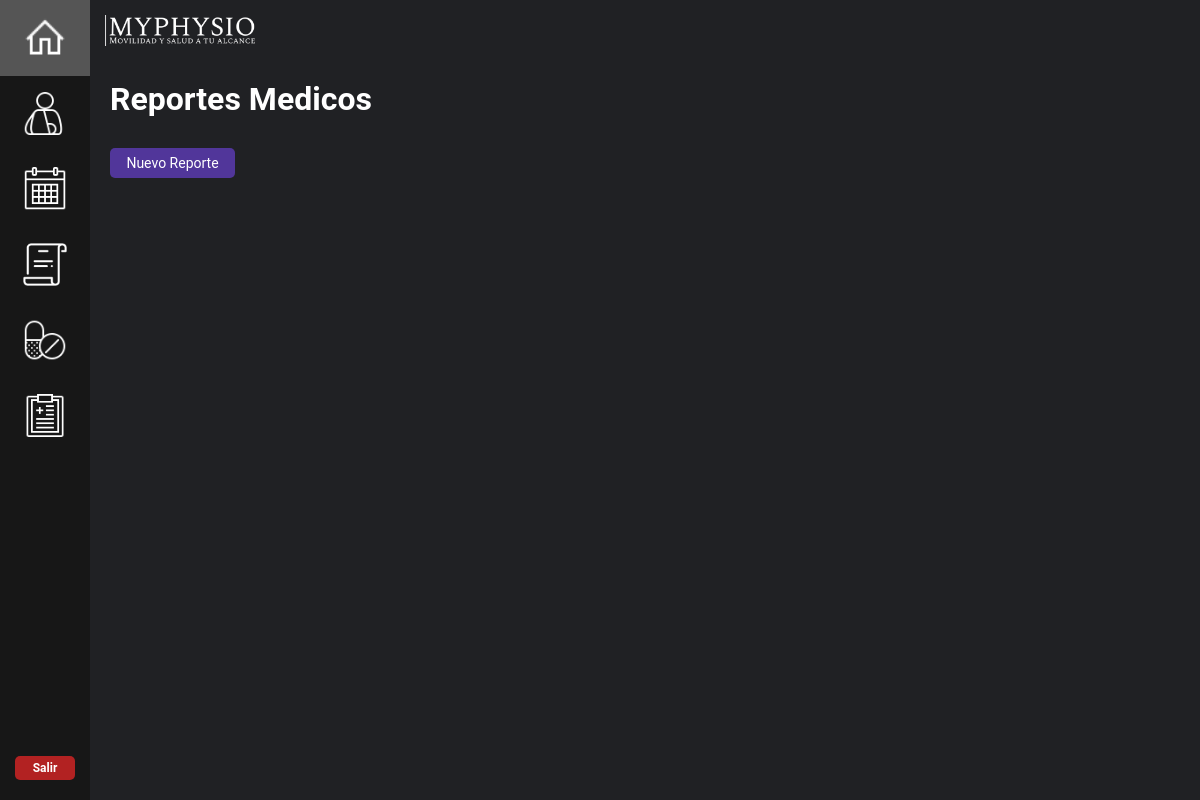
The app's page /reportemedico, older data.
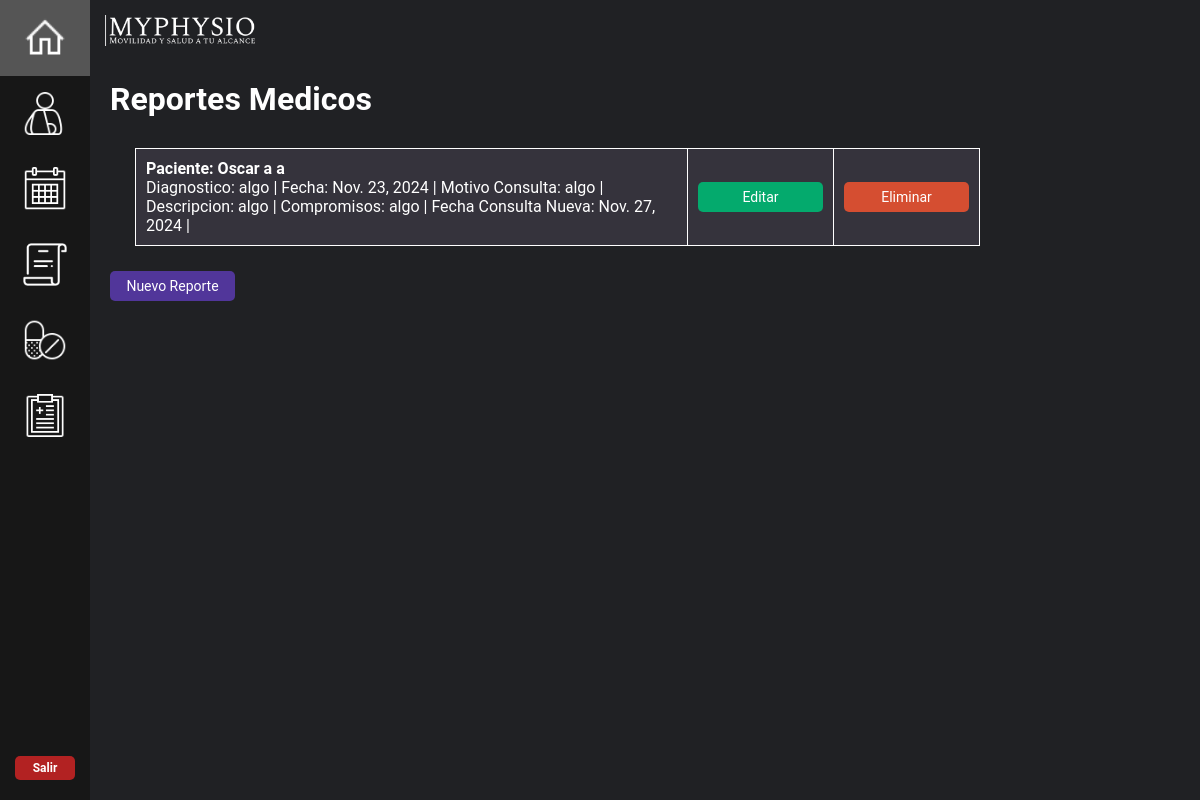
The same page, newer data.
### mainapp/models.py (models this page shows, shortened)
class Reporte(models.Model):
    paciente = models.ForeignKey(Paciente, on_delete=models.CASCADE, blank=False, null=False)
    diagnostico = models.CharField(max_length=255)
    fecha = models.DateField()
    motivoconsulta = models.CharField(max_length=255)
    descripcion = models.CharField(max_length=255)
    compromisos = models.CharField(max_length=255)
    fechasnconsulta = models.DateField()

class Paciente(models.Model):
    nombre = models.CharField(max_length=50)
    apellido_paterno = models.CharField(max_length=50)
    apellido_materno = models.CharField(max_length=50)
    edad = models.IntegerField()
    sexo = models.CharField(max_length=50, blank=True, null=True)
    direccion = models.CharField(max_length=50, blank=True, null=True)
    telefonoP = models.IntegerField(blank=True, null=True)
    emailP = models.EmailField(blank=True, null=True)
    sintomas = models.CharField(max_length=50, blank=True, null=True)
    frecuencia_dolor = models.CharField(max_length=50, blank=True, null=True)
    act_causante = models.CharField(max_length=50, blank=True, null=True)
    descripcion_dolor = models.CharField(max_length=50, blank=True, null=True)
    intensidad_dolor = models.CharField(max_length=50, blank=True, null=True)
    tratamiento = models.CharField(max_length=50, blank=True, null=True)
    lesiones = models.CharField(max_length=50, blank=True, null=True)
    condicion = models.CharField(max_length=50, blank=True, null=True)
    tratamientos_previos = models.CharField(max_length=50, blank=True, null=True)
    medicacion_actual = models.CharField(max_length=50, blank=True, null=True)
    peso = models.IntegerField(blank=True, null=True)
    altura = models.IntegerField(blank=True, null=True)
    rango_mov = models.IntegerField(blank=True, null=True)
    presion = models.CharField(max_length=50, blank=True, null=True)
    ocupacion = models.CharField(max_length=50, blank=True, null=True)
    act_fisica = models.CharField(max_length=50, blank=True, null=True)
    descanso = models.CharField(max_length=50, blank=True, null=True)
    alimentacion = models.CharField(max_length=50, blank=True, null=True)
    def __str__(self):
        return self.nombre + ' ' + self.apellido_paterno + ' ' + self.apellido_materno

### mainapp/views.py (the view)
# urls.py: path("reportemedico", views.reportemedico, name="reportemedico"),
def reportemedico(request):
    info_reporte = Reporte.objects.all
    return render(request, "./reportemedico.html", {'all': info_reporte})

### mainapp/templates/reportemedico.html (shortened to what this page needs)
{% extends "dashboard_home.html" %}
{% load static %}
{% block content %}
<h1 style="margin-top: 60px; color: white;">Reportes Medicos</h1>
<div class="container_reporte">
{% for item in all %}
    <div class="info_reportes">
        <table>
            <tr>
                <td>
                        <strong>Paciente: {{item.paciente}}</strong> <br>
                        Diagnostico: {{item.diagnostico}} |
                        Fecha: {{item.fecha}} |
                        Motivo Consulta: {{item.motivoconsulta}} |
                        Descripcion: {{item.descripcion}} |
                        Compromisos: {{item.compromisos}} |
                        Fecha Consulta Nueva: {{item.fechasnconsulta}} |
                </td>
                <td align="right">
                    <a href="{% url 'update_reporte' item.id %}"> <button class="next-button edit-button" type="button">Editar</button></a>
                </td>
                <td>
                    <a href="{% url 'delete_reporte' item.id %}"> <button class="next-button delete-button" type="button">Eliminar</button></a>
                </td>
            </tr>
        </table>
    </div>
{% endfor %}
</div>
<a href="/reg_reporte"><button id="next1" class="next-button" type="button">Nuevo Reporte</button></a>
{% endblock %}

Row changes from the older to the newer data that the page shows:
added Reporte: paciente "Oscar a a", diagnostico "algo", fecha "Nov. 23, 2024", motivoconsulta "algo", descripcion "algo", compromisos "algo", fechasnconsulta "Nov. 27, 2024"
